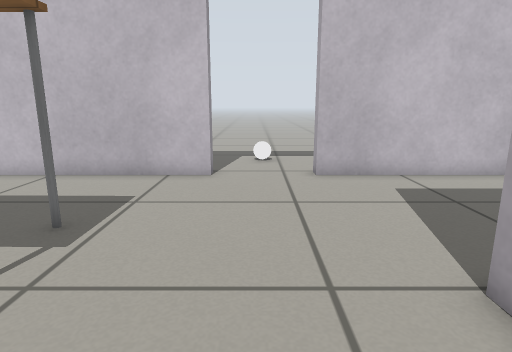
[1] (above)

19 first-person views from a walk through a world built for the Gazebo simulator. The camera is 0.59 m above the floor, tilts 12° down and sees 75° across. The floor is counted in squares, 0.25 m on a side. Each view is taken from the middle of a square. On the plan, view 1 faces up. The plan holds only what a view shows up to about 19 squares ahead; the rest is blank. Robots are left out. Gazebo's built-in surfaces are drawn with simple patterns.

[2]
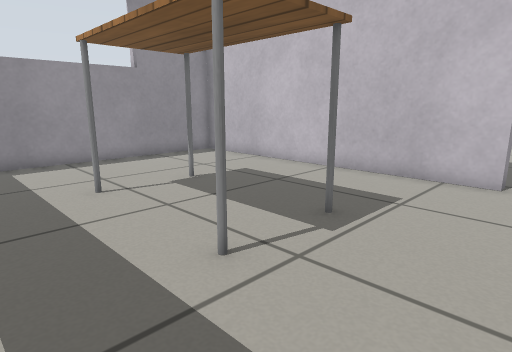

[3]
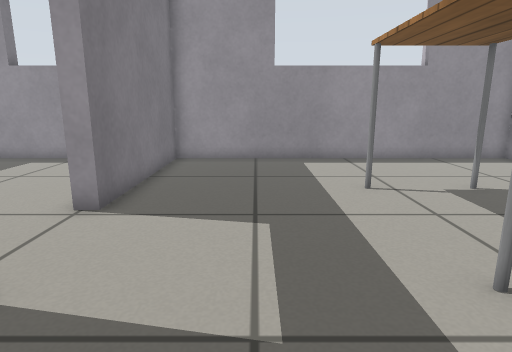

[4]
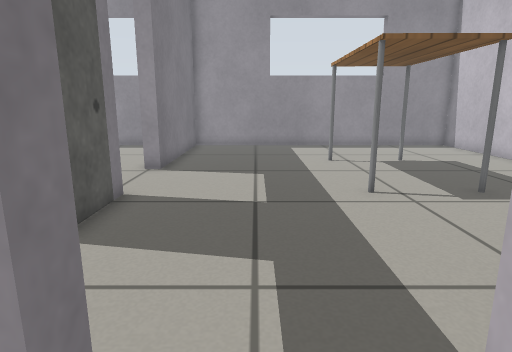

[5]
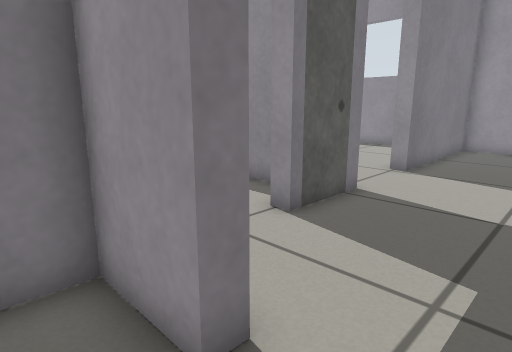

[6]
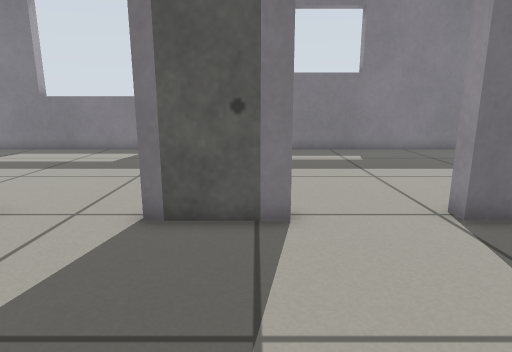

[7]
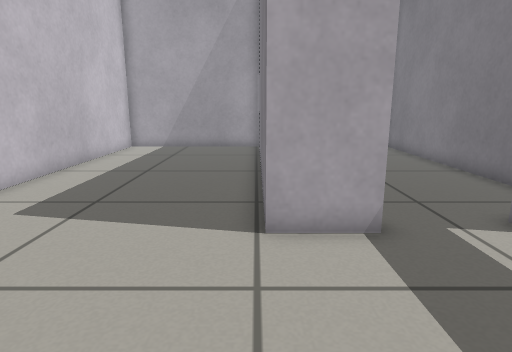

[8]
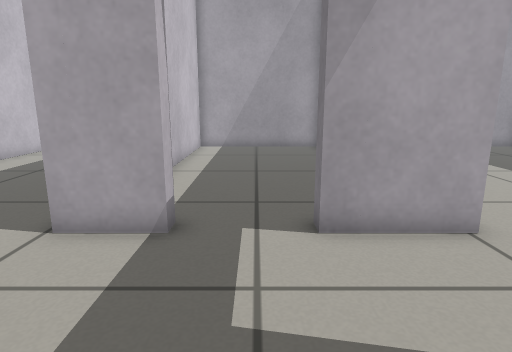

[9]
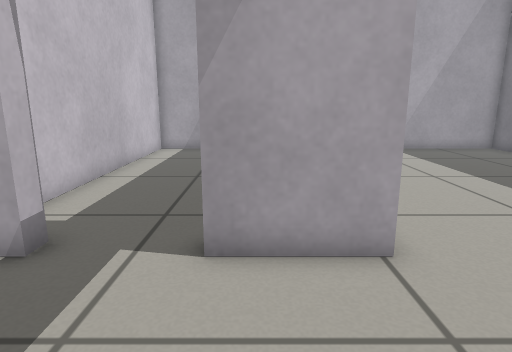

[10]
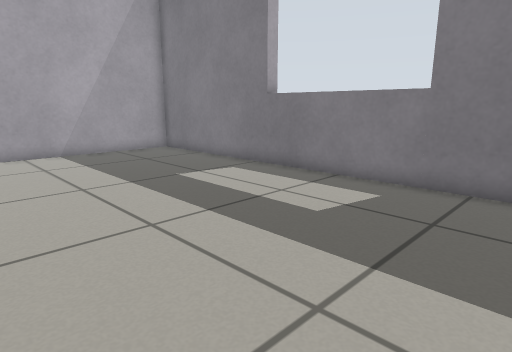

[11]
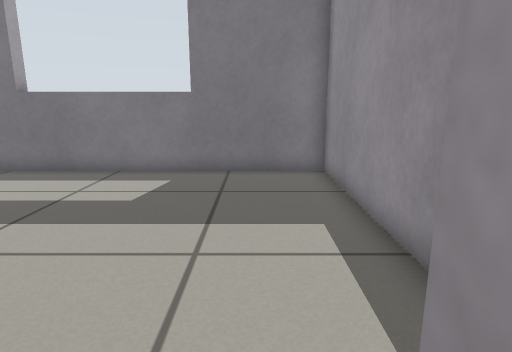

[12]
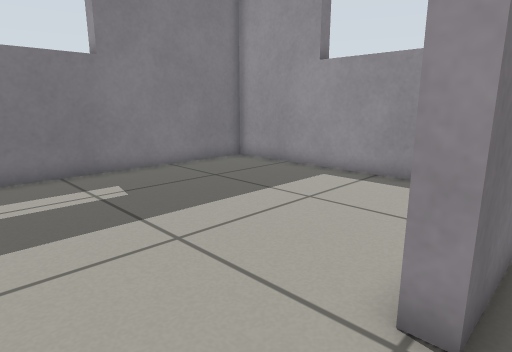

[13]
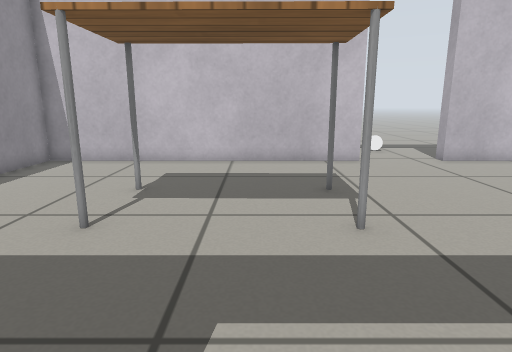

[14]
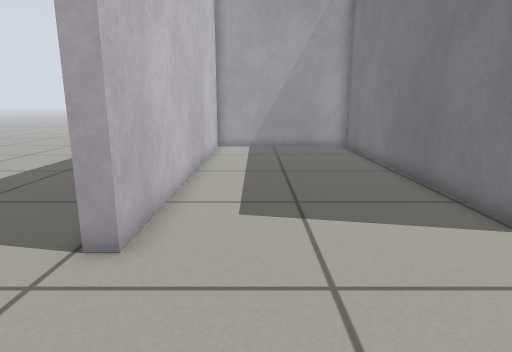

[15]
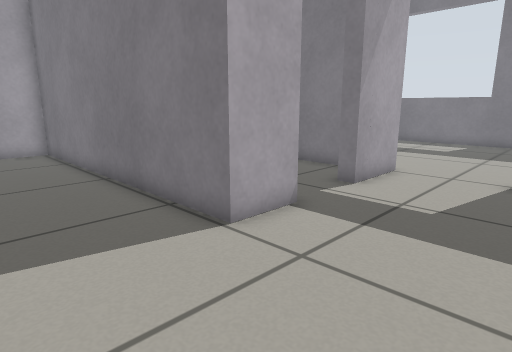

[16]
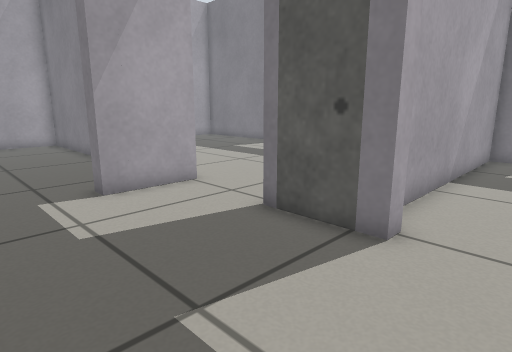

[17]
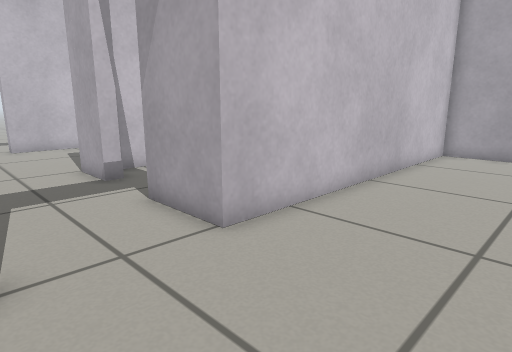

[18]
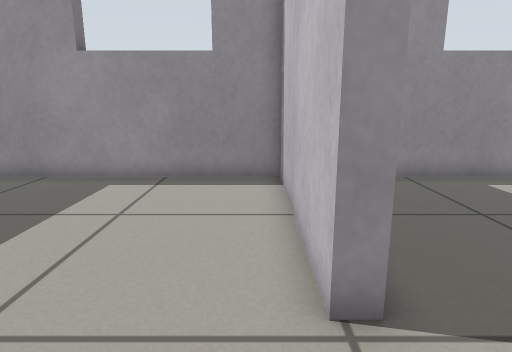

[19]
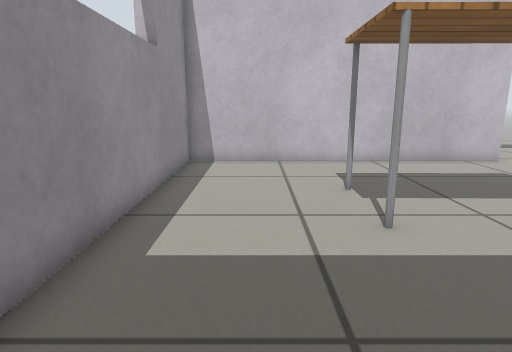

### Floor plan
Key: @ floor where view 1 was taken; # wall or solid block; . floor; D open door; B white ball; T table.
Columns run from 15 left of view 1 to 16 right of it. Each row starts with its distance up from view 1.
 18              ......    ....
 17              ......   .....
 16              ...... ......
 15              ..B........
 14              ..B.......
 13              ........
 12              #DDDD#
 11 ##############DDDD##############
 10 #..............................#
  9 #..............................#
  8 #..............................#
  7 #..............................#
  6 #....TTTTTTT...................#
  5 #....TTTTTTT...................#
  4 #....TTTTTTT......##############
  3 #....TTTTTTT......##############
  2 #.................##...........#
  1 #.................D............#
  0 #..............@..D............#
 -1 #.................D............#
 -2 #.................D#...........#
 -3 #.................##...........#
 -4 ########DDDD###DDDD#############
 -5 #...........# .................#
 -6 #...........# .................#
 -7 #...........# .................#
 -8 #...........# .................#
 -9 #...........# .................#
-10 #...........# .................#
-11 #...........# .................#
-12 #...........# .................#
-13 #...........# .................#
-14 #...........# .................#
-15 ################################
-16       #                #

Where each view was taken, in squares from view 1:
view 1: 0 up, 0 right, facing up
view 2: 0 up, 0 right, facing up-left
view 3: 0 up, 0 right, facing left
view 4: 0 up, 5 right, facing left
view 5: 1 up, 5 right, facing down-left
view 6: 3 up, 3 left, facing down
view 7: 4 up, 3 left, facing right
view 8: 0 up, 3 left, facing right
view 9: 2 down, 2 left, facing right
view 10: 5 down, 1 left, facing down-right
view 11: 3 down, 0 right, facing down
view 12: 3 down, 4 left, facing down-left
view 13: 3 down, 6 left, facing up
view 14: 9 up, 3 left, facing right
view 15: 8 up, 2 left, facing down-right
view 16: 2 up, 6 left, facing down-right
view 17: 9 down, 1 left, facing up-right
view 18: 5 down, 4 left, facing left
view 19: 3 down, 12 left, facing up
